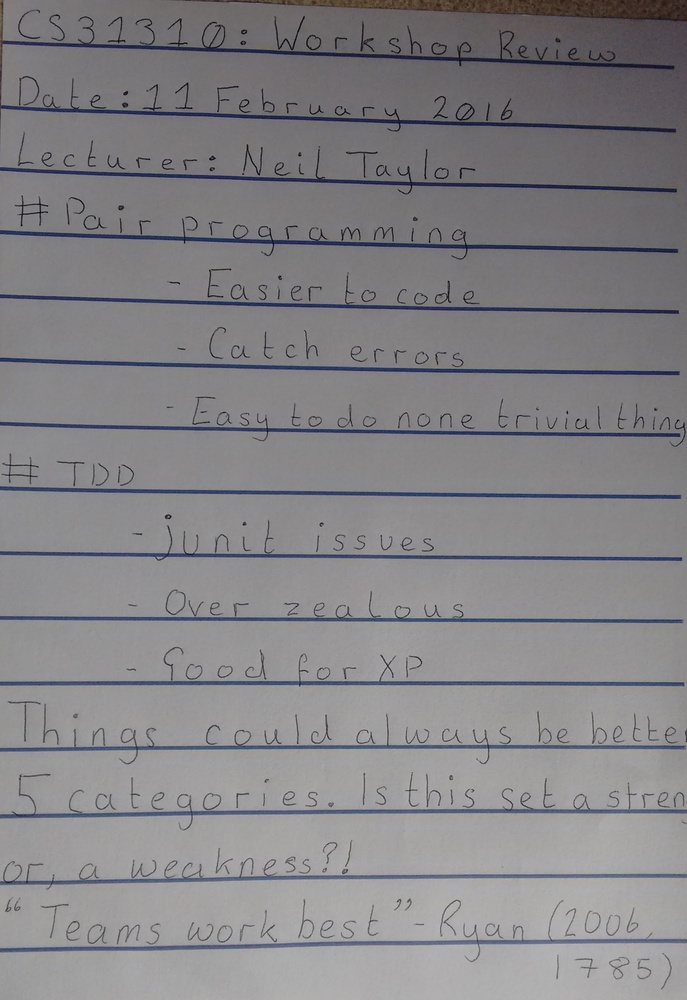
#> input picture tesseract_training_data/testing_tesseract_performance/blue_note.jpg, 687 x 1000 px, shrunk from 1729 x 2517 before the run
$ python grayscale.py blue_note.jpg
#> lines starting #> are read from the running program, lines starting #| are printed output that depends on the picture
import cv2
import numpy as np
import os
import sys

image = cv2.imread(sys.argv[1], 0)
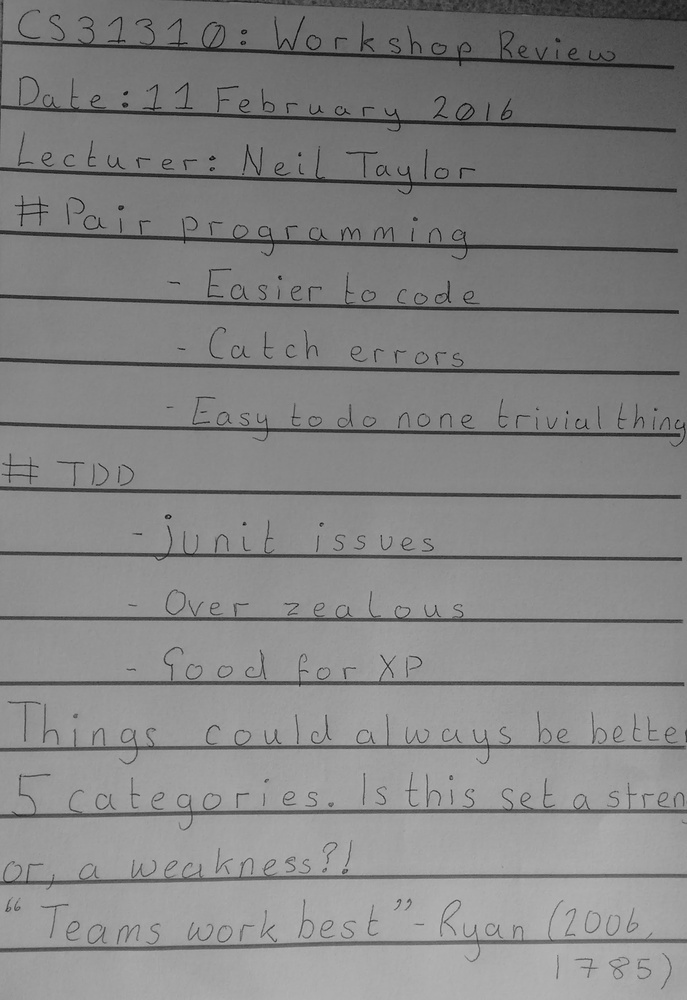
#> image: shape (1000, 687); min 0, max 189, mean 131.8

#http://stackoverflow.com/questions/541390/extracting-extension-from-filename-in-python
filename, file_extension = os.path.splitext(sys.argv[1])
path = "images/grayscale_" +filename + ".tiff"
cv2.imwrite(path, image)

$ run again, on tesseract_training_data/testing_tesseract_performance/lined_paper.jpg
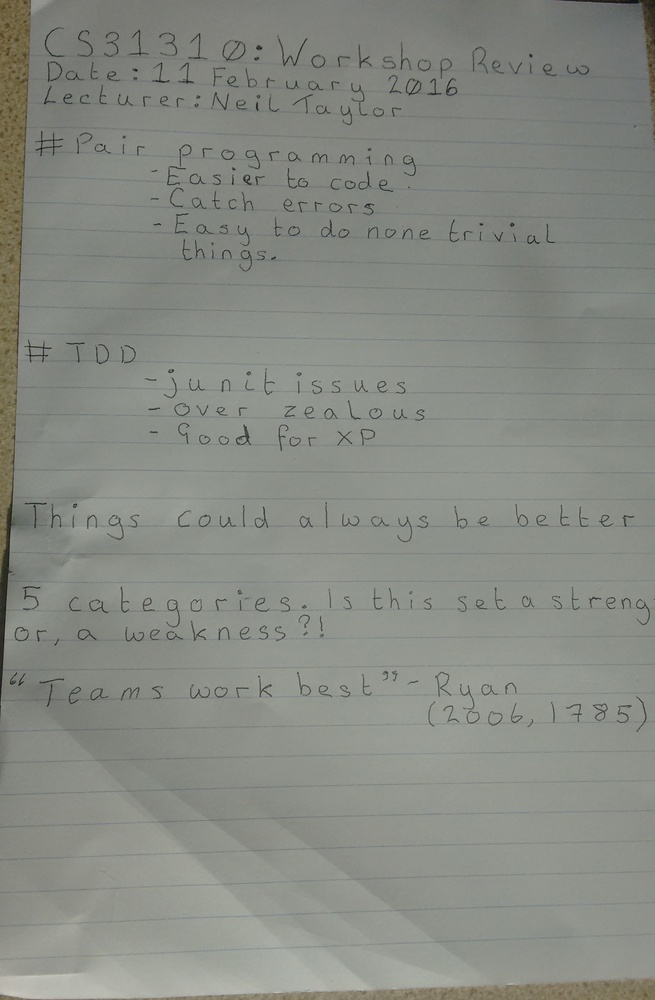
#> input picture tesseract_training_data/testing_tesseract_performance/lined_paper.jpg, 655 x 1000 px, shrunk from 1820 x 2778 before the run
#> `image = cv2.imread(sys.argv[1], 0)`:
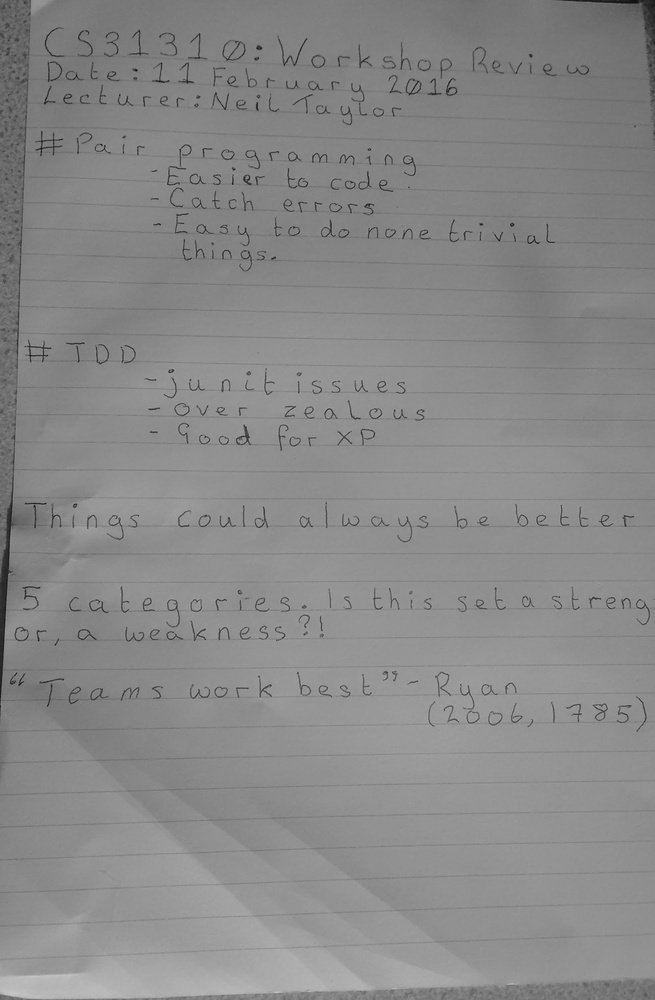
#> image: shape (1000, 655); min 12, max 198, mean 136.7
